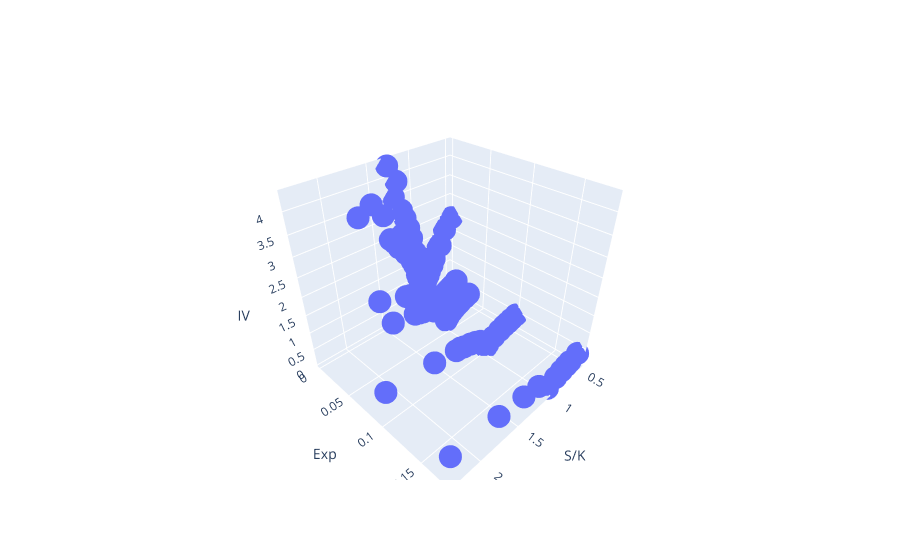

The code cell stored with this chart in its notebook:
### Code cell
x = option.df['S']/option.df['K']

#x = option.df['K']
y = option.df['_T']
z = option.df['L_VOL']
z2 = option.df['mark_iv']/100


fig = go.Figure(data=[go.Scatter3d(x=x, y=y, z=z , mode='markers', name='Local vol')])
#fig = go.Figure(data=[go.Surface(x=x, y=y, z=z , name='Local vol')])
                      #go.Scatter3d(x=x, y=y, z=z2 , mode='markers', name='Implied vol deribit')])
"""
fig = go.Figure(data=[go.Scatter3d(x=x, y=y, z=z , mode='markers', name='Black&Scholes model Price'),
                      go.Scatter3d(x=x, y=y, z=z2, mode='markers', name='Real Market Price')])
"""

fig.update_scenes(xaxis_title_text='S/K', yaxis_title_text='Exp', zaxis_title_text='IV') 
fig.show()
